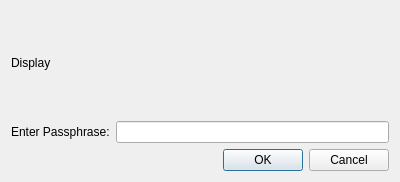
<?xml version="1.0" encoding="UTF-8"?>
<ui version="4.0">
 <class>MTDlgPassword</class>
 <widget class="QDialog" name="MTDlgPassword">
  <property name="geometry">
   <rect>
    <x>0</x>
    <y>0</y>
    <width>400</width>
    <height>182</height>
   </rect>
  </property>
  <property name="windowTitle">
   <string>Dialog</string>
  </property>
  <layout class="QGridLayout" name="gridLayout">
   <item row="0" column="0" colspan="2">
    <widget class="QLabel" name="labelDisplay">
     <property name="text">
      <string>Display</string>
     </property>
     <property name="wordWrap">
      <bool>true</bool>
     </property>
    </widget>
   </item>
   <item row="1" column="0">
    <widget class="QLabel" name="label">
     <property name="text">
      <string>Enter Passphrase:</string>
     </property>
    </widget>
   </item>
   <item row="1" column="1">
    <widget class="QLineEdit" name="lineEdit">
     <property name="echoMode">
      <enum>QLineEdit::Password</enum>
     </property>
    </widget>
   </item>
   <item row="2" column="0" colspan="2">
    <widget class="QDialogButtonBox" name="buttonBox">
     <property name="orientation">
      <enum>Qt::Horizontal</enum>
     </property>
     <property name="standardButtons">
      <set>QDialogButtonBox::Cancel|QDialogButtonBox::Ok</set>
     </property>
    </widget>
   </item>
  </layout>
 </widget>
 <resources/>
 <connections>
  <connection>
   <sender>buttonBox</sender>
   <signal>accepted()</signal>
   <receiver>MTDlgPassword</receiver>
   <slot>accept()</slot>
   <hints>
    <hint type="sourcelabel">
     <x>248</x>
     <y>254</y>
    </hint>
    <hint type="destinationlabel">
     <x>157</x>
     <y>274</y>
    </hint>
   </hints>
  </connection>
  <connection>
   <sender>buttonBox</sender>
   <signal>rejected()</signal>
   <receiver>MTDlgPassword</receiver>
   <slot>reject()</slot>
   <hints>
    <hint type="sourcelabel">
     <x>316</x>
     <y>260</y>
    </hint>
    <hint type="destinationlabel">
     <x>286</x>
     <y>274</y>
    </hint>
   </hints>
  </connection>
 </connections>
</ui>
